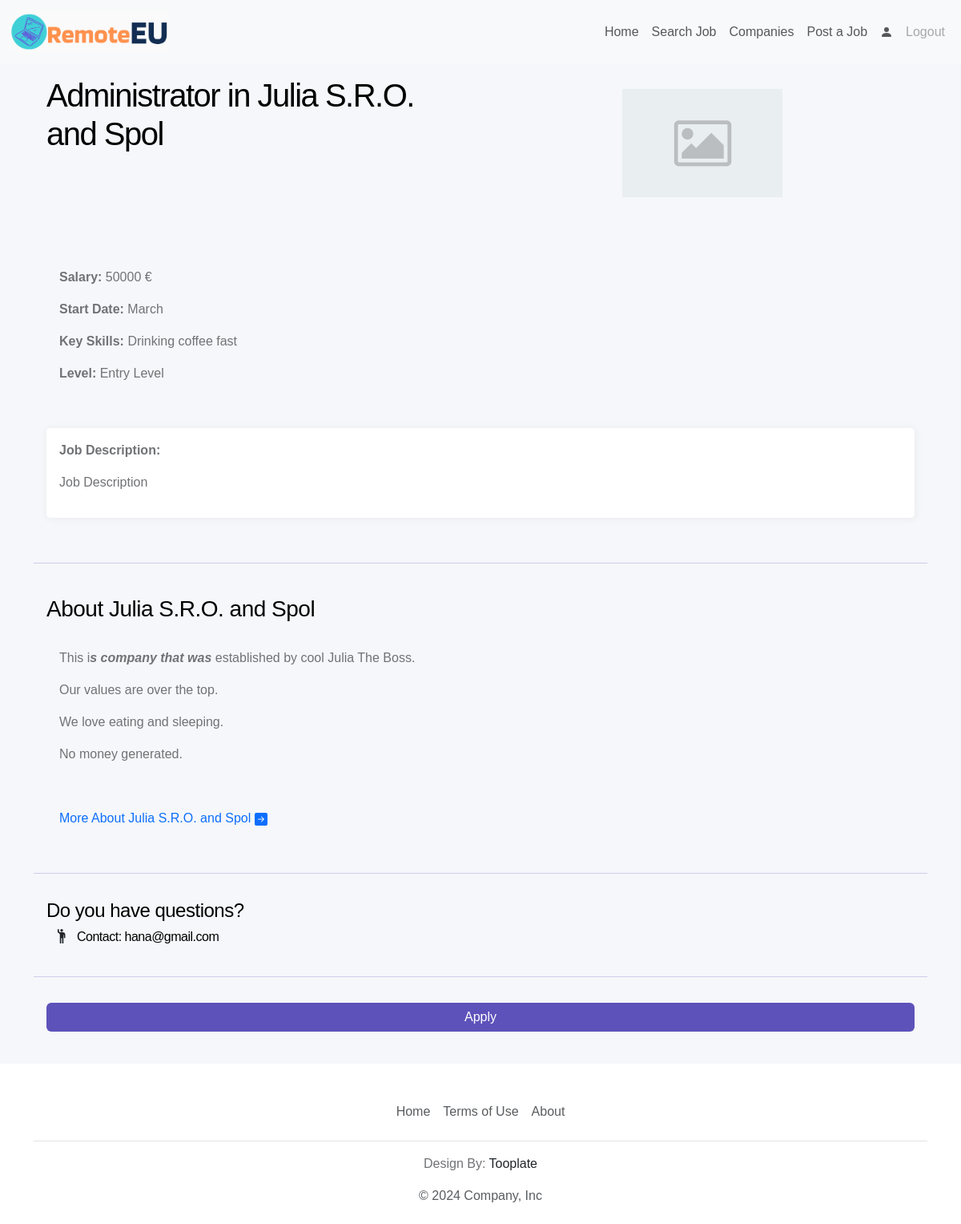
/company/5/juliasroandspol/job/16 (signed in), run on the app's committed database.
### tables.py (models this page shows, shortened)
class Job(db.Model):
    id: Mapped[int] = mapped_column(Integer, primary_key=True)
    role: Mapped[str] = mapped_column(String(100))
    salary: Mapped[int] = mapped_column(Integer)
    start_date: Mapped[str] = mapped_column(String(100))
    job_type: Mapped[str] = mapped_column(String(100))
    category: Mapped[str] = mapped_column(String(100))
    skills: Mapped[str] = mapped_column(String(1000))
    level: Mapped[str] = mapped_column(String(100))
    job_info: Mapped[str] = mapped_column(String(2000))
    contact: Mapped[str] = mapped_column(String(100))
    active: Mapped[bool] = mapped_column(Boolean())
    time_publish: Mapped[datetime.datetime] = mapped_column(
        DateTime(timezone=True), server_default=func.now())
    user_id: Mapped[int] = mapped_column(Integer, ForeignKey(User.id))
    company_id: Mapped[int] = mapped_column(Integer, ForeignKey(Company.id))

class Company(db.Model):
    id: Mapped[int] = mapped_column(Integer, primary_key=True)
    name: Mapped[str] = mapped_column(String(100))
    name_slug: Mapped[str] = mapped_column(String(100))
    url: Mapped[str] = mapped_column(String(300))
    industry: Mapped[str] = mapped_column(String(100))
    about: Mapped[str] = mapped_column(String(1000))
    contact: Mapped[str] = mapped_column(String(100))
    num_of_jobs: Mapped[int] = mapped_column(Integer)
    num_of_hidden_jobs: Mapped[int] = mapped_column(Integer)
    address: Mapped[str] = mapped_column(String(100))
    administrator_id: Mapped[int] = mapped_column(Integer)

### main.py (the view)
@app.route('/company/<int:comp_id>/<name>/job/<int:job_id>')
def job(comp_id, name, job_id):
    company = Company.query.filter_by(id=comp_id).first()
    company_jobs = Job.query.filter_by(company_id=company.id).all()
    job = Job.query.filter_by(id=job_id).first()
    print(job.time_publish)
    return render_template('job.html',
                           company=company,
                           job=job,
                           logged_in = current_user.is_authenticated)

### main.py (called while the page is built)
@login_manager.user_loader
def load_user(user_id):
    return db.get_or_404(User, user_id)

### templates/job.html (shortened to what this page needs)
{% extends "base.html" %} {% block content %}
<section id="job-listing-page">
    <div class="container">
        <div class="row p-3">
            <div class="col-lg-6 col-sm-12">
                <h1>{{ job.role }} in {{ company.name }}</h>
            </div>
            <div class="col-lg-6 col-sm-12 d-flex justify-content-center aligh-items-center p-3">
                <img src="/static/images/placeholder-image.jpg" width="200px">
            </div>
        </div>
        <div class="row p-3">
            <div class="col-12">
                <div class="p-3 my-4">
                    <p><b>Salary: </b>{{ job.salary }} €</p>
                    <p><b>Start Date: </b>{{ job.start_date }}</p>
                    <p><b>Key Skills: </b>{{ job.skills }}</p>
                    <p><b>Level: </b>{{ job.level }}</p>
                </div>
                <div class="white-div shadow-light p-3 my-4">
                    <p><b>Job Description:</b></p>
                    {{ job.job_info|safe }}
                </div>
            </div>
        </div>
        <hr class="line">
        <div class="row p-3">
            <div class="col-12 my-2 job-description">
                <h3 class="mb-3">About {{ company.name }}</h3>
                <div class="p-3 my-2">
                    {{ company.about|safe }}
                </div>
                <div class="p-3">
                    <a href="{{ url_for('company', comp_id=company.id, name=company.name_slug) }}" class="text-decoration-none">
                        More About {{ company.name }}
                    </a>
                </div>
            </div>
        </div>
        <hr class="line">
        <div class="row p-3">
            <div>
                <h4>Do you have questions?</h4>
                <div class="d-flex">
                    <h6>Contact: {{ job.contact }}</h6>
                </div>
            </div>
        </div>
        <hr class="line">
        <div class="row p-3">
            <div class="col">
                <a class="btn primary-btn form-control" href="{{ url_for('apply', job_id=job.id) }}">Apply</a>
            </div>
        </div>
    </div>
</section>
{% endblock %}

### static/css/styles.css (style rules this page uses)
:root { --white-color: #ffffff; --primary-color: #5d52ba; --secondary-color: #0dcaf0; --section-bg-color: #f0f8ff; --section-bg-color2: #f5f7fa; --custom-btn-bg-color: #f65129; --social-icon-link-bg-color: #7f73eb; --dark-color: #000000; --p-color: #717275; --border-color: #e9eaeb; --body-font-family: 'League Spartan', sans-serif; }
body { background-color: var(--white-color); font-family: var(--body-font-family); }
h1, h2, h3, h4, h5, h6 { color: var(--dark-color); font-weight: var(--font-weight-semibold); letter-spacing: -0.5px; }
h1, h2 { letter-spacing: -1.5px; }
p { color: var(--p-color); font-size: var(--p-font-size); font-weight: var(--font-weight-light); }
a { text-decoration: none; }
section { background-color: var(--section-bg-color2); }
.primary-btn { background: var(--primary-color); border: none; color: var(--white-color); font-size: var(--p-font-size); font-weight: var(--font-weight-normal); transition: all 0.3s; margin-bottom: 24px; }
.white-div { background: var(--white-color); border-radius: 5px; }
.shadow-light { -webkit-box-shadow: 1px 1px 10px 0px rgba(217,217,217,0.4); -moz-box-shadow: 1px 1px 10px 0px rgba(217,217,217,0.4); box-shadow: 1px 1px 10px 0px rgba(217,217,217,0.4); }
.line { height: 1px; color: var(--primary-color) }
.job-description { font-style: var(--body-font-family) !important; }

### data on the page
Job: role "Administrator", salary "50000", start_date "March", skills "Drinking coffee fast", level "Entry Level", job_info "Job Description", contact "hana@gmail.com"
Company: name "Julia S.R.O. and Spol", about "This i s company that was established by cool Julia The Boss. Our values are over the top. We love eating and sleeping. No money generated."
